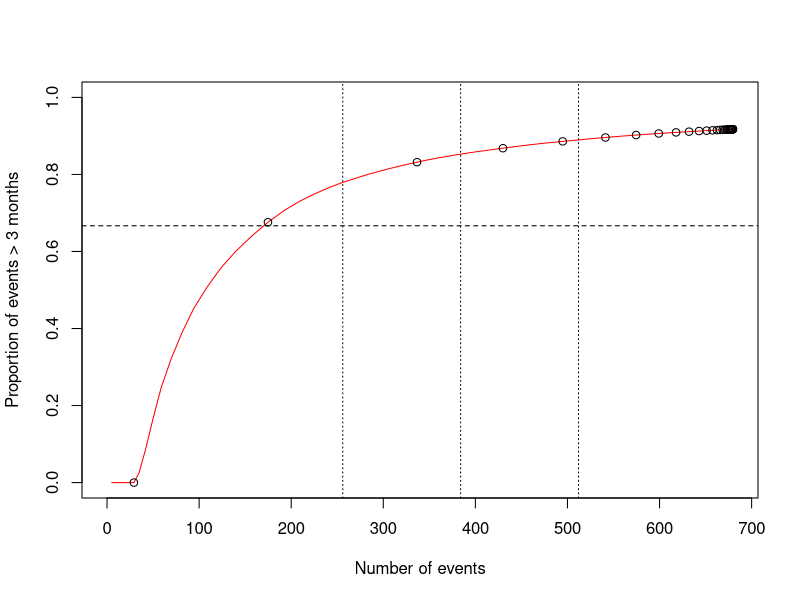
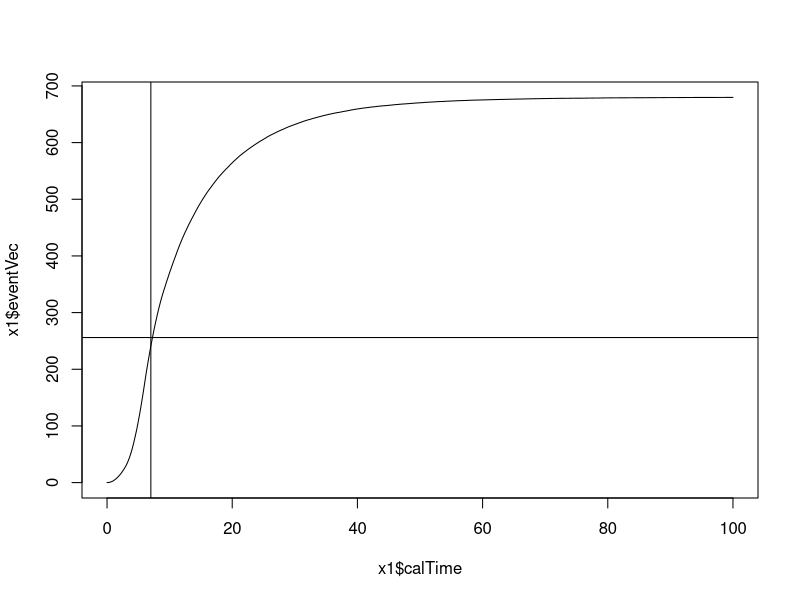

Reproduce these figures in R, in order.

# lambdac <- log(2)/12
# HR1 <- 0.75
# T1 <- 0
# HR2 <- 0.75
# numPatients <- 340
# recTime <- 34

lambdac <- log(2)/24
T1 <- 3
HR1 <- 5
T2 <- 6
HR2 <- 2.5
recTime <- 3

numPatients <- 340

# generateData <- function(lambdac, HR1, T1, HR2, numPatients, recTime) {
#   CP <- exp(-lambdac*HR1*T1)
#   u <- runif(numPatients)
#   controlData <- -log(u)/lambdac
#   u <- runif(numPatients)
#   treatmentData <- ifelse(u>CP, -log(u)/(lambdac*HR1), (1/(lambdac*HR2))*(lambdac*HR2*T1-log(u)-lambdac*HR1*T1))
#   dataCombined <- data.frame(time = c(controlData, treatmentData), group = c(rep("Control", numPatients), rep("Treatment", numPatients)))
#   dataCombined$recTime <- runif(numPatients*2, min = 0, max = recTime)
#   dataCombined$pseudo_time <- dataCombined$time + dataCombined$recTime
#   return(dataCombined)
# }

generateDataPiecewise <- function(lambdac, HR1, HR2, T1, T2, numPatients, recTime){
  CP1 <- exp(-lambdac*T1)
  CP2 <- exp(-lambdac*T1 - lambdac*HR1*(T2-T1))
  u <- runif(numPatients)
  controlData <- ifelse(u>CP1, -log(u)/lambdac, (1/(lambdac*HR1))*(lambdac*HR1*T1-log(u)-lambdac*T1))
  u <- runif(numPatients)
  treatmentData <- ifelse(u>CP1, -log(u)/lambdac, ifelse(u<CP2, (1/(lambdac*HR2))*(lambdac*HR2*T2-log(u)-lambdac*T1-lambdac*HR1*(T2-T1)), (1/(lambdac*HR1))*(lambdac*HR1*T1-log(u)-lambdac*T1)))
  dataCombined <- data.frame(time = c(controlData, treatmentData), group = c(rep("Control", numPatients), rep("Treatment", numPatients)))
  dataCombined$recTime <- runif(numPatients*2, min = 0, max = recTime)
  dataCombined$pseudo_time <- dataCombined$time + dataCombined$recTime
  return(dataCombined)
}


# Function to perform censoring and analysis
censFunc <- function(dataset, censTime) {
  
  # Censor the observations
  dataset$status <- as.integer(dataset$pseudo_time <= censTime)
  
  # Only include patients enrolled by the censoring time
  dataset <- dataset[dataset$recTime <= censTime, ]
  
  # Calculate survival time
  dataset$survival_time <- ifelse(dataset$status == 1, dataset$time, censTime - dataset$recTime)
  
  sampleSize <- nrow(dataset)
  
  return(list(dataCombined = dataset, censTime = censTime, sampleSize = sampleSize))
}


propEventFunc <- function(lambdac, HR1, HR2, T1, T2, numPatients, recTime){
  # Set parameters
  numSimulations <- 100
  calTime <- seq(0, 100, by = 0.25)
  
  # Initialize an empty matrix for storing results
  eventMatrix <- matrix(NA, nrow = numSimulations, ncol = length(calTime))
  
  # Simulate data and fill in the matrix
  for (k in 1:numSimulations) {
    dataCombined <- generateDataPiecewise(lambdac, HR1, HR2, T1, T2, numPatients, recTime)
    eventMatrix[k,] <- sapply(calTime, function(t) sum(dataCombined$pseudo_time < t))
  }
  
  # Calculate mean for each column
  eventVec <- colMeans(eventMatrix)
  
  
  propMatrix <- matrix(NA, nrow = numSimulations, ncol = length(calTime))
  
  for (k in 1:numSimulations){
    
    # Assuming dataCombined$pseudo_time is a vector of pseudo times
    dataCombined <- generateDataPiecewise(lambdac, HR1, HR2, T1, T2, numPatients, recTime)
    
    # Create a function for the inner loop to avoid unnecessary copying
    censFuncInner <- function(data, threshold) {
      newDataCombined <- censFunc(data, threshold)$dataCombined
      newDataCombined <- newDataCombined[newDataCombined$status == 1, ]
      mean(newDataCombined$survival_time > 3)
    }
    
    # Use sapply for vectorized calculations
    propMatrix[k,] <- sapply(calTime, censFuncInner, data = dataCombined)
    
  }
  
  # Calculate mean for each column
  eventProp <- colMeans(propMatrix)
  
  return(list(eventProp = eventProp, eventVec = eventVec, calTime = calTime))
  
}


x1 <- propEventFunc(lambdac, HR1, HR2, T1, T2, numPatients, recTime)
plotTime <- seq(1, 401, by = 12)
plot(x1$eventVec, x1$eventProp, type = "l", ylim = c(0, 1), xlab = "Number of events", 
     ylab = "Proportion of events > 3 months", col = "red")
points(x1$eventVec[plotTime], x1$eventProp[plotTime])
abline(h = 2/3, lty = 2)
abline(v = 512*0.5, lty = 3)
abline(v = 512*0.75, lty = 3)
abline(v = 512, lty = 3)

plot(x1$calTime, x1$eventVec, type = "l")
abline(v = 7)
abline(h = 256)

# x1 <- propEventFunc(lambdac, HR1, T1, HR2, numPatients, 0)
# x2 <- propEventFunc(lambdac, HR1, T1, HR2, numPatients, 12)
# x3 <- propEventFunc(lambdac, HR1, T1, HR2, numPatients, 34)
# x4 <- propEventFunc(lambdac, HR1, T1, HR2, numPatients, 60)
# 
# plot(x1$calTime, x1$eventVec, type = "l", xlab = "Calendar time", ylab = "Number of events")
# lines(x2$calTime, x2$eventVec, lty = 2, col = "blue")
# lines(x3$calTime, x3$eventVec, lty = 3, col = "red")
# lines(x4$calTime, x4$eventVec, lty = 4, col = "green")
# legend("bottomright", legend = c("R = 0", "R = 12", "R = 34", "R = 60"), col = c("black", "blue", "red", "green"), lty = 1:4)
# 
# plot(x1$calTime, x1$eventProp, type = "l", xlab = "Calendar time", ylab = "Proportion of events > 3 months")
# lines(x2$calTime, x2$eventProp, lty = 2, col = "blue")
# lines(x3$calTime, x3$eventProp, lty = 3, col = "red")
# lines(x4$calTime, x4$eventProp, lty = 4, col = "green")
# legend("bottomright", legend = c("R = 0", "R = 12", "R = 34", "R = 60"), col = c("black", "blue", "red", "green"), lty = 1:4)
# abline(h = 2/3, lty = 2)
# 
# 
# plot(x1$eventVec, x1$eventProp, type = "l", ylim = c(0, 1), xlab = "Number of events", ylab = "Proportion of events > 3 months")
# lines(x2$eventVec, x2$eventProp, col = "blue", lty = 2)
# lines(x3$eventVec, x3$eventProp, col = "red", lty = 3)
# lines(x4$eventVec, x4$eventProp, col = "green", lty = 4)
# legend("bottomright", legend = c("R = 0", "R = 12", "R = 34", "R = 60"), col = c("black", "blue", "red", "green"), lty = 1:4)
# abline(h = 2/3, lty = 2)
# abline(v = 512*0.5, lty = 3)
# abline(v = 512*0.75, lty = 3)
# abline(v = 512, lty = 3)
# 
# 
# 
# 
# 
# 
# 
# 
# 
# 
# 
# 
# 
